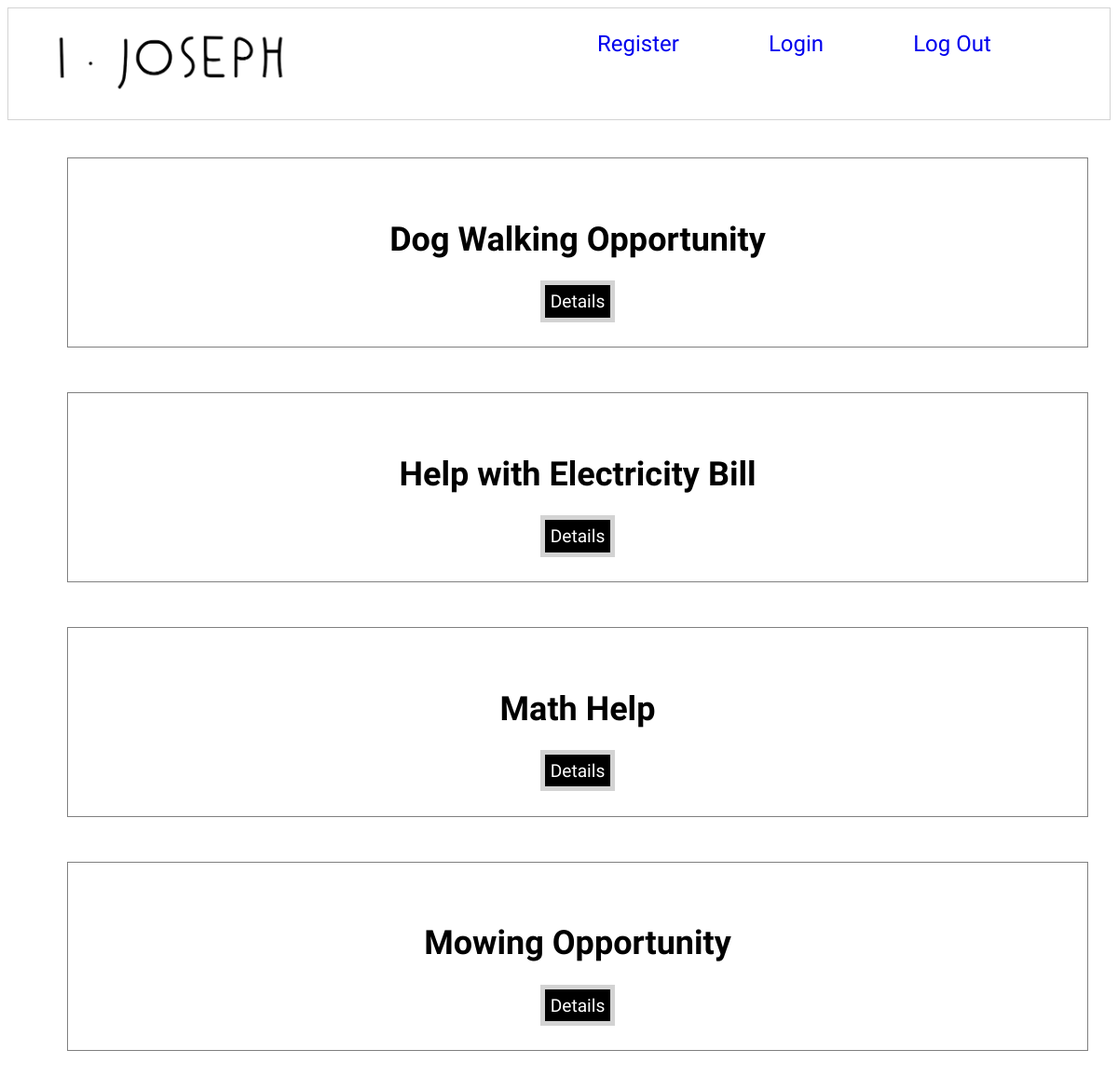
The app's page /jobs/ (signed in), older data.
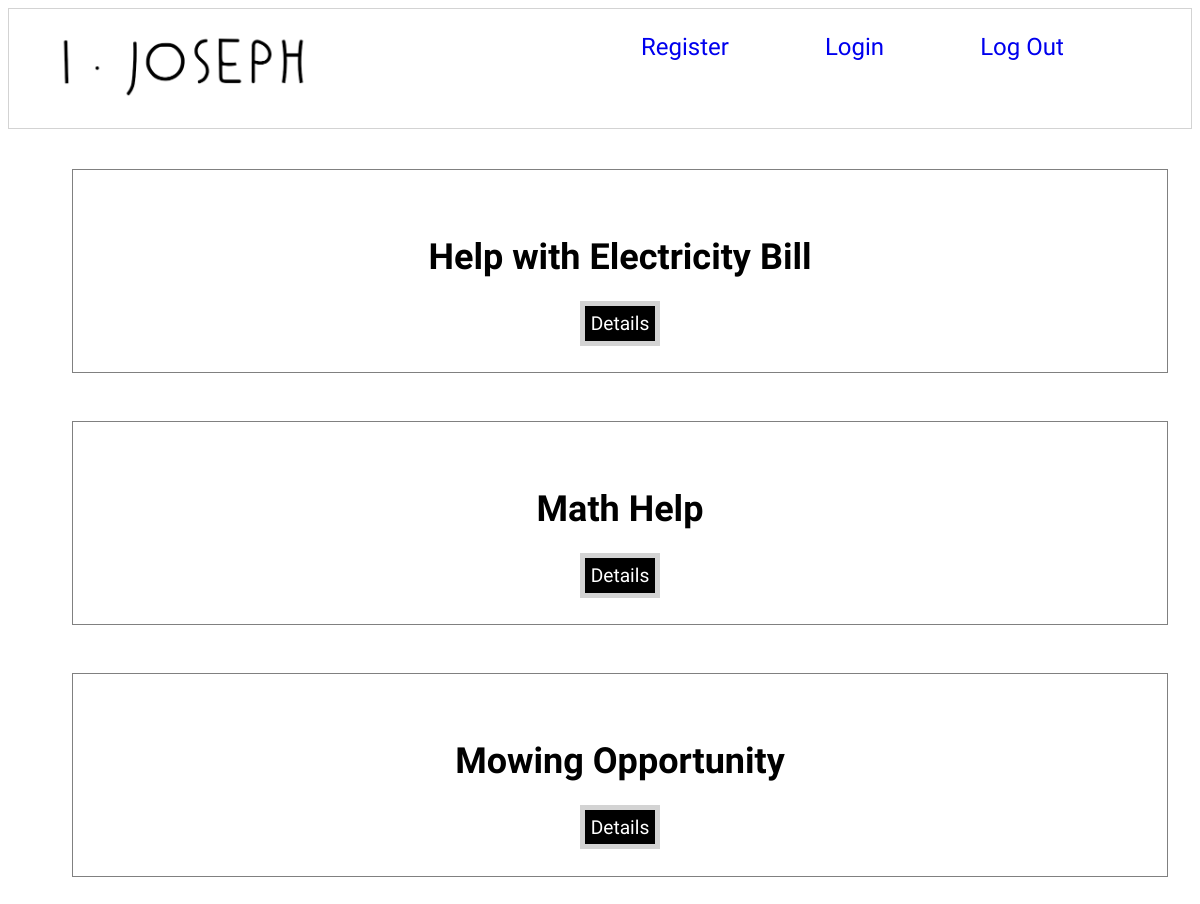
The same page, newer data.
### ijosephapp/models/job.py (models this page shows, shortened)
class Job(models.Model):
    title = models.CharField(max_length=50)
    category = models.ForeignKey(JobCategory, on_delete=models.DO_NOTHING)
    location = models.CharField(max_length=20)
    description = models.CharField(max_length=255)
    isCompleted = models.BooleanField()
    createdAt = models.DateTimeField(auto_now_add=True)
    user = models.ForeignKey(User, on_delete=models.CASCADE)
    class Meta:
        ordering = ("title",)

### ijosephapp/views/jobs/list.py (the view, shortened to what this page needs)
# urls.py: path('jobs/', job_list, name='jobs'),
@login_required
def job_list(request):
    if request.method == 'GET':
        all_jobs = Job.objects.all()
        user_jobs = UserJob.objects.all()
        notcheckedout_jobs = []
        for job in all_jobs:
            jobcheckedoutcount = user_jobs.filter(job_id=job.id).count()
            print('debugme: job.id ' + str(job.id) + " " + job.title + " " + str(jobcheckedoutcount) )
            if jobcheckedoutcount == 0:
                notcheckedout_jobs.append(job)
        template = 'jobs/list.html'
        context = {
            'notcheckedout_jobs': notcheckedout_jobs
        }
        return render(request, template, context)

### ijosephapp/templates/jobs/list.html (shortened to what this page needs)
{% extends 'shared/base.html' %}
{% block content %}
{% load static %}
<!DOCTYPE html>
<html>
  <head>
    {% block css %}
      <link rel="stylesheet" href="{% static 'styles/joblist.css' %}" />
    {% endblock %}
  </head>
  <body>
    <ol class="jobs">
    {% for job in notcheckedout_jobs %}
        <li class="job">
          <h2> {{ job.title }} </h2>
            <a id="detailsBTN" href="{% url 'ijosephapp:job' job.id %}">Details</a>
        </li>
    {% endfor %}
    </ol>
  </body>
</html>
{% endblock %}

Row changes from the older to the newer data that the page shows:
removed Job: title "Dog Walking Opportunity"
